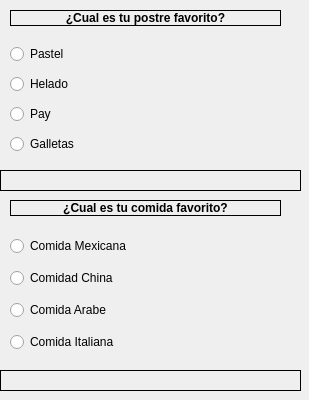
<?xml version="1.0" encoding="UTF-8"?>
<ui version="4.0">
 <class>Form</class>
 <widget class="QWidget" name="Form">
  <property name="geometry">
   <rect>
    <x>0</x>
    <y>0</y>
    <width>309</width>
    <height>400</height>
   </rect>
  </property>
  <property name="windowTitle">
   <string>Form</string>
  </property>
  <widget class="QLabel" name="titulo1">
   <property name="geometry">
    <rect>
     <x>10</x>
     <y>10</y>
     <width>271</width>
     <height>16</height>
    </rect>
   </property>
   <property name="font">
    <font>
     <weight>75</weight>
     <bold>true</bold>
    </font>
   </property>
   <property name="frameShape">
    <enum>QFrame::Box</enum>
   </property>
   <property name="text">
    <string>¿Cual es tu postre favorito?</string>
   </property>
   <property name="alignment">
    <set>Qt::AlignCenter</set>
   </property>
  </widget>
  <widget class="QWidget" name="layoutWidget">
   <property name="geometry">
    <rect>
     <x>10</x>
     <y>230</y>
     <width>161</width>
     <height>131</height>
    </rect>
   </property>
   <layout class="QVBoxLayout" name="comida">
    <item>
     <widget class="QRadioButton" name="mexicana">
      <property name="text">
       <string>Comida Mexicana</string>
      </property>
      <property name="icon">
       <iconset>
        <normaloff>multimedia/mexicana.ico</normaloff>multimedia/mexicana.ico</iconset>
      </property>
     </widget>
    </item>
    <item>
     <widget class="QRadioButton" name="china">
      <property name="text">
       <string>Comidad China</string>
      </property>
      <property name="icon">
       <iconset>
        <normaloff>multimedia/china.ico</normaloff>multimedia/china.ico</iconset>
      </property>
     </widget>
    </item>
    <item>
     <widget class="QRadioButton" name="arabe">
      <property name="text">
       <string>Comida Arabe</string>
      </property>
      <property name="icon">
       <iconset>
        <normaloff>multimedia/arabe.ico</normaloff>multimedia/arabe.ico</iconset>
      </property>
     </widget>
    </item>
    <item>
     <widget class="QRadioButton" name="italiana">
      <property name="text">
       <string>Comida Italiana</string>
      </property>
      <property name="icon">
       <iconset>
        <normaloff>multimedia/italiana.ico</normaloff>multimedia/italiana.ico</iconset>
      </property>
     </widget>
    </item>
   </layout>
  </widget>
  <widget class="QLabel" name="imgen1">
   <property name="geometry">
    <rect>
     <x>170</x>
     <y>40</y>
     <width>131</width>
     <height>121</height>
    </rect>
   </property>
   <property name="text">
    <string/>
   </property>
   <property name="pixmap">
    <pixmap>multimedia/foto1.ico</pixmap>
   </property>
   <property name="scaledContents">
    <bool>true</bool>
   </property>
  </widget>
  <widget class="QLabel" name="resultado1">
   <property name="geometry">
    <rect>
     <x>0</x>
     <y>170</y>
     <width>301</width>
     <height>21</height>
    </rect>
   </property>
   <property name="font">
    <font>
     <weight>75</weight>
     <bold>true</bold>
    </font>
   </property>
   <property name="frameShape">
    <enum>QFrame::Box</enum>
   </property>
   <property name="text">
    <string/>
   </property>
   <property name="alignment">
    <set>Qt::AlignCenter</set>
   </property>
  </widget>
  <widget class="QLabel" name="imagen2">
   <property name="geometry">
    <rect>
     <x>180</x>
     <y>230</y>
     <width>121</width>
     <height>131</height>
    </rect>
   </property>
   <property name="text">
    <string/>
   </property>
   <property name="pixmap">
    <pixmap>multimedia/foto2.ico</pixmap>
   </property>
   <property name="scaledContents">
    <bool>true</bool>
   </property>
  </widget>
  <widget class="QLabel" name="resultado2">
   <property name="geometry">
    <rect>
     <x>0</x>
     <y>370</y>
     <width>301</width>
     <height>21</height>
    </rect>
   </property>
   <property name="font">
    <font>
     <weight>75</weight>
     <bold>true</bold>
    </font>
   </property>
   <property name="frameShape">
    <enum>QFrame::Box</enum>
   </property>
   <property name="text">
    <string/>
   </property>
   <property name="alignment">
    <set>Qt::AlignCenter</set>
   </property>
  </widget>
  <widget class="QLabel" name="titulo2">
   <property name="geometry">
    <rect>
     <x>10</x>
     <y>200</y>
     <width>271</width>
     <height>16</height>
    </rect>
   </property>
   <property name="font">
    <font>
     <weight>75</weight>
     <bold>true</bold>
    </font>
   </property>
   <property name="frameShape">
    <enum>QFrame::Box</enum>
   </property>
   <property name="text">
    <string>¿Cual es tu comida favorito?</string>
   </property>
   <property name="alignment">
    <set>Qt::AlignCenter</set>
   </property>
  </widget>
  <widget class="QWidget" name="layoutWidget">
   <property name="geometry">
    <rect>
     <x>10</x>
     <y>40</y>
     <width>151</width>
     <height>121</height>
    </rect>
   </property>
   <layout class="QVBoxLayout" name="postre">
    <item>
     <widget class="QRadioButton" name="pastel">
      <property name="text">
       <string>Pastel</string>
      </property>
      <property name="icon">
       <iconset>
        <normaloff>multimedia/pastel.png</normaloff>multimedia/pastel.png</iconset>
      </property>
     </widget>
    </item>
    <item>
     <widget class="QRadioButton" name="helado">
      <property name="text">
       <string>Helado</string>
      </property>
      <property name="icon">
       <iconset>
        <normaloff>multimedia/helado.ico</normaloff>multimedia/helado.ico</iconset>
      </property>
     </widget>
    </item>
    <item>
     <widget class="QRadioButton" name="pay">
      <property name="text">
       <string>Pay</string>
      </property>
      <property name="icon">
       <iconset>
        <normaloff>multimedia/pay.ico</normaloff>multimedia/pay.ico</iconset>
      </property>
     </widget>
    </item>
    <item>
     <widget class="QRadioButton" name="galletas">
      <property name="text">
       <string>Galletas</string>
      </property>
      <property name="icon">
       <iconset>
        <normaloff>multimedia/galleta.ico</normaloff>multimedia/galleta.ico</iconset>
      </property>
     </widget>
    </item>
   </layout>
  </widget>
 </widget>
 <resources/>
 <connections/>
</ui>
